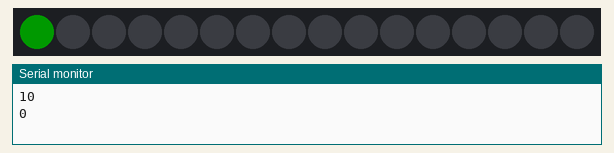
A sketch run on a simulated Arduino Uno, built with avr-gcc and run on an emulated ATmega328P. Parts: 16 RGB LEDs in strip order, left to right, the last lines printed to the serial monitor. Dim RGB values are drawn brighter than linear.

Above: at 0.15 s.
At 0.55 s:
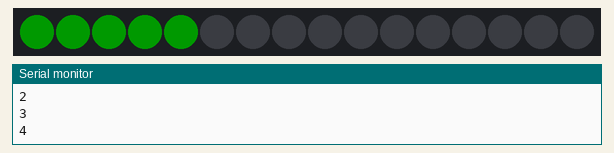
At 0.96 s:
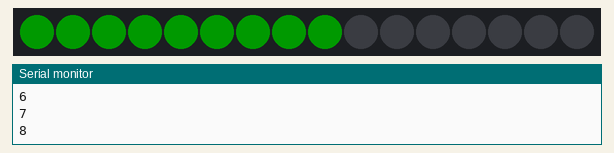
At 1.7 s:
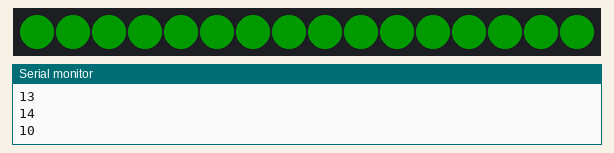

The sketch:

simple-circle.ino
```cpp
// cw coleman  neo RGBW circular
#include <Adafruit_NeoPixel.h>
#ifdef __AVR__
  #include <avr/power.h>
#endif

#define PIN 6
#define NUM_LEDS 16
#define BRIGHTNESS 25
Adafruit_NeoPixel strip = Adafruit_NeoPixel(NUM_LEDS, PIN, NEO_GRBW + NEO_KHZ800);

void setup() {
  Serial.begin(9600);
  #if defined (__AVR_ATtiny85__)
    if (F_CPU == 16000000) clock_prescale_set(clock_div_1);
  #endif
  // End of trinket special code
  strip.setBrightness(BRIGHTNESS);
  strip.begin();
  strip.show(); // Initialize all pixels to 'off'
}

//set up variables
int red,green,blue,white;
//set first led and total leds
int first = 10;
int leds = 16;
int count = 0;

//The event loop  *************************
void loop() {
  if (count == 0){
    //this sets up the leds for the first time through the loop
      red = 0; green = 255; blue = 0; white = 0;
  }
  count = 1;

    green = 255;


  circular(first,leds,red,green,blue,white);
}

// end of the event loop *************************

//red function
void circular(int s, int lds, int  r,int g,int b,int w){
// s:start   lds:the number of leds  r:red  g:green  b:blue  w:white
int delayVal = 100;// change the delayVal to speed things up
int j;
Serial.println();//debug
for(j = 0; j < 16 ; j++){
    Serial.println (s);//debug
    s = j;
          strip.setPixelColor(s, strip.Color(r,g,b,w ));
          delay(delayVal);
           strip.show();
 }
}
```
